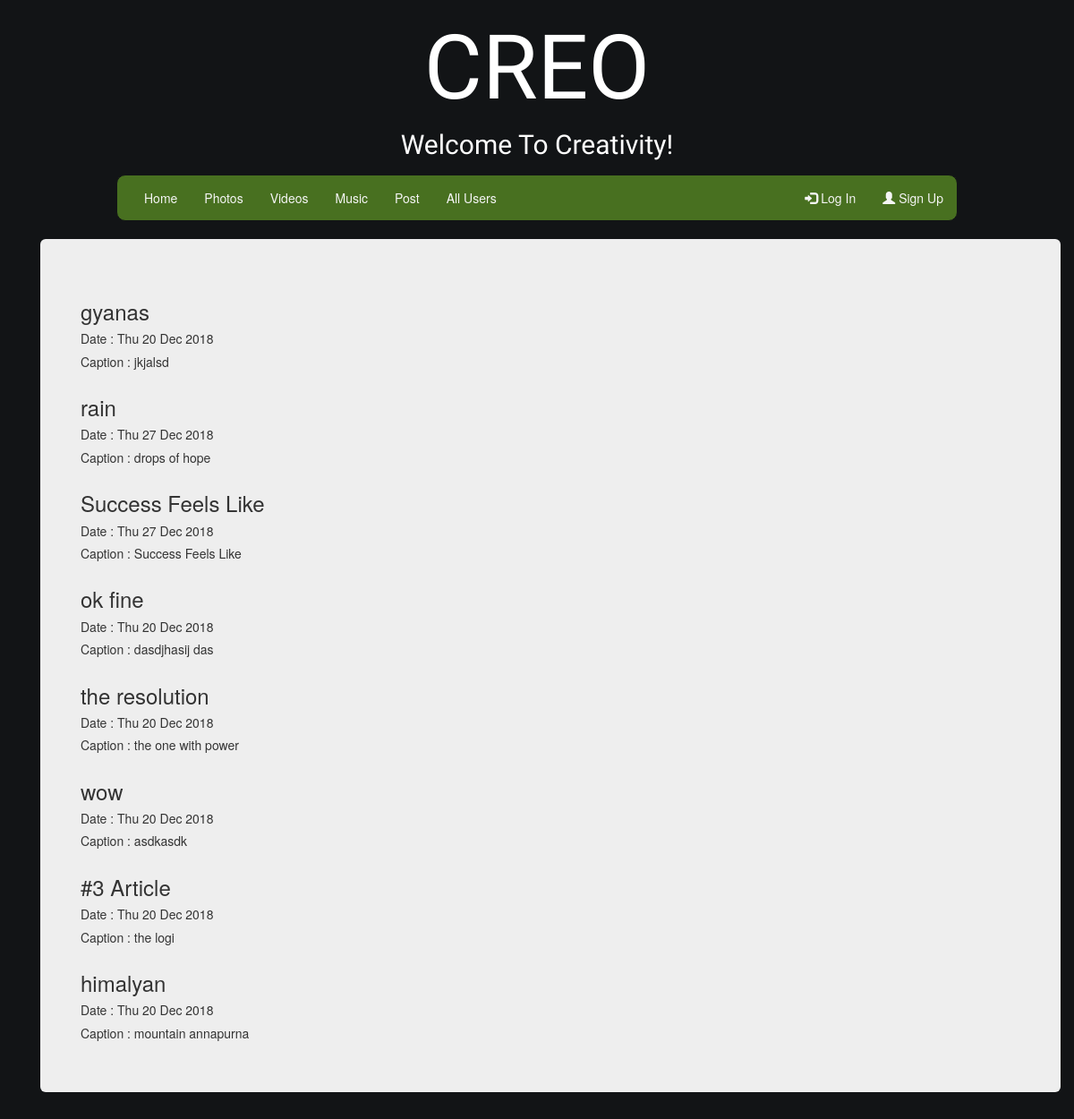
The app's page /, older data.
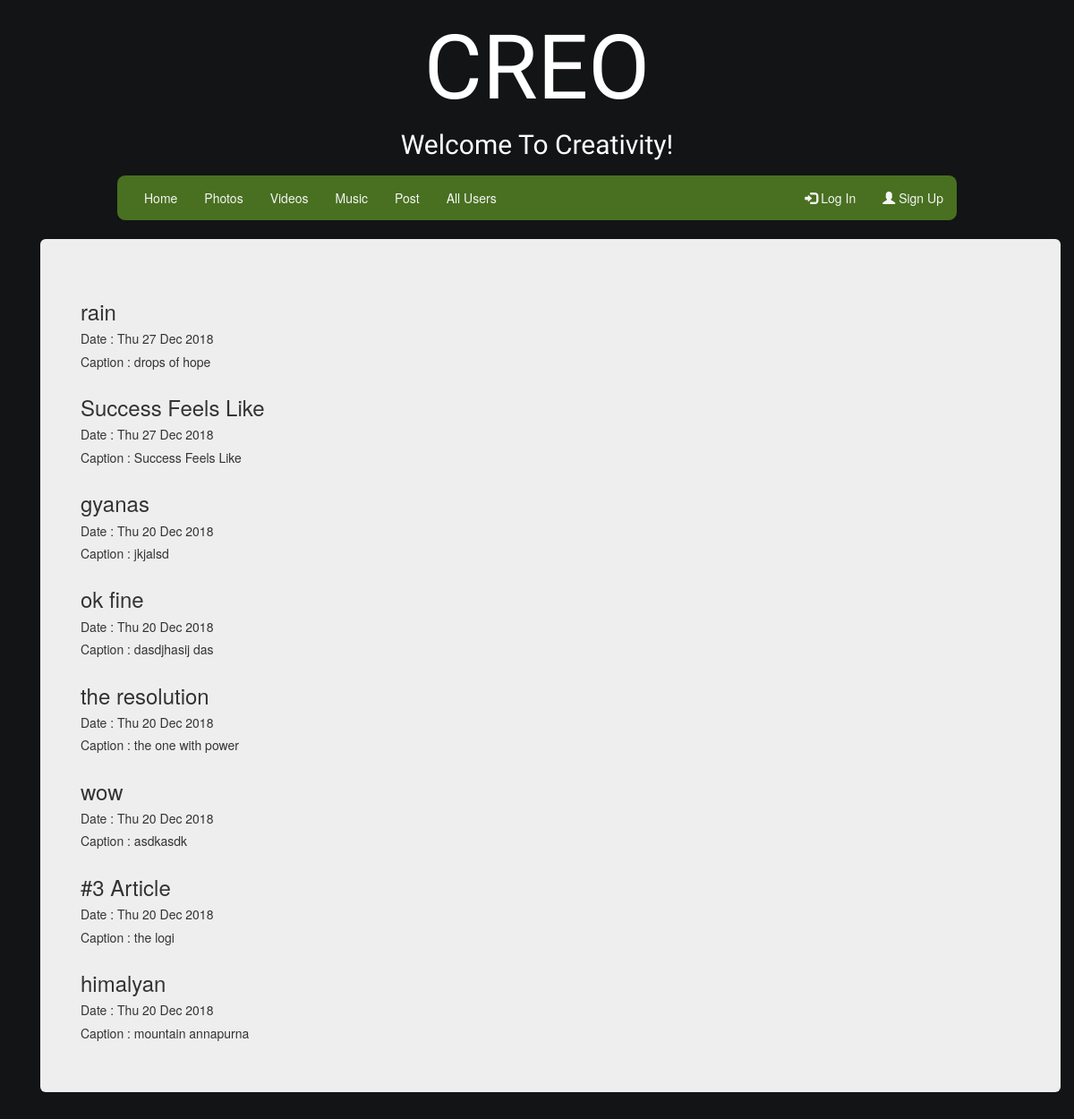
The same page, newer data.
### creo/models.py (models this page shows, shortened)
class PostSubmission(models.Model):
    title = models.CharField(max_length=75)
    description = models.CharField(max_length=500)
    pub_date = models.DateTimeField(auto_now_add=True)
    content = models.FileField(upload_to ='posts', blank=True)
    video = models.BooleanField(default = False)
    image = models.BooleanField(default = False)
    audio = models.BooleanField(default = False)
    publisher = models.ForeignKey(User,on_delete=models.CASCADE,)
    like_count = models.IntegerField(default=0)
    comment_count = models.IntegerField(default=0)

### creo/views.py (the view)
# urls.py: path('',views.homecreo,name="homecreo"),
def homecreo(request):
    latest_submissions = PostSubmission.objects.order_by('-like_count','-pub_date')
    context = { 'latest_submissions': latest_submissions }
    return render(request, 'allindex.html', context)

### creo/templates/allindex.html (shortened to what this page needs)
{% extends "base.html" %}
{% block contents %}
<div class="jumbotron">
{% if latest_submissions %}
{% for submission in latest_submissions %}
<div class="row">
      <h3>{{submission.title}}</h3>
      <h5>Date : {{submission.pub_date|date:"D d M Y"}}</h5>
      <h5>Caption : {{submission.description}}</h5>
</div>
{% endfor %}
{% else %}
<p>No submissions are available.</p>
</div>
{% endif %}
{% endblock %}

Row changes from the older to the newer data that the page shows:
changed PostSubmission "gyanas": moves down the list
